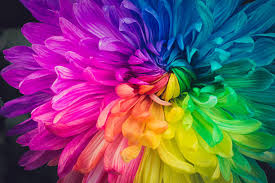
#> input picture Images/Flower.jpeg, 275 x 183 px
$ jupyter execute '05. Histogram Analysis of an  Image.ipynb'
#> lines starting #> are read from the running program, lines starting #| are printed output that depends on the picture
## **Pixel Value Histogram Analysis of an RGB Image**

### 📌 **Problem Description:**

In digital image processing, a **histogram** represents the **frequency distribution of pixel intensity values** in an image. For an 8-bit image, each pixel value can range from 0 to 255. By counting how often each pixel value occurs, we can understand the image's brightness, contrast, and color distribution.

### 📚 **Histogram Theory:**

* A **histogram** is a bar graph where:

  * **X-axis** represents pixel intensity values (0–255),
  * **Y-axis** shows the number of pixels with that intensity.
* For an RGB image:

  * Each channel (R, G, B) has its own histogram.
* Histogram analysis helps understand:

  * **Brightness**: More high values → brighter image.
  * **Contrast**: Wide range of values → high contrast.
  * **Color balance**: Differences between R, G, B distributions.

---

### 🧠 **Example:**

If an image contains:

```text
Red pixel values: [0, 0, 128, 255]
```

Then the red histogram would look like:

```python
pixel_count_r[0] = 2
pixel_count_r[128] = 1
pixel_count_r[255] = 1
```

[cell 1]
import cv2
import numpy as np
import matplotlib.pyplot as plt

def main():

    img_path = "Images/Flower.jpeg"
    img = cv2.imread(img_path)
#> img is the input picture: shape (183, 275, 3); mean B, G, R 108.2, 80.8, 116.6
    # Convert BGR to RGB for correct channel labeling
    img_rgb = cv2.cvtColor(img, cv2.COLOR_BGR2RGB)

    height, width, _= img_rgb.shape
#> height = 183; width = 275
    x=np.arange(0,256,1)

    pixel_count_r= [0]*256
    pixel_count_g= [0]*256
    pixel_count_b= [0]*256

    height=img_rgb.shape[0]
    width=img_rgb.shape[1]

    # Count each channel's pixel value
    for i in range(height):
        for j in range(width):
            pixel_count_r[img_rgb[i,j,0]]+=1
            pixel_count_g[img_rgb[i,j,1]]+=1
            pixel_count_b[img_rgb[i,j,2]]+=1


    # [8 lines of commented-out code are left out]

    print(pixel_count_r)
#> (printed output is left out)
    total_pixels_r = sum(pixel_count_r)
#> total_pixels_r = 50325
    print("Total Pixel Per Chanel: ",total_pixels_r)
#| Total Pixel Per Chanel:  50325

    plt.figure(figsize=(40, 40))
    plt.subplot(3,1,1)
    plt.stem(x,pixel_count_r,label="Red")
    plt.legend()

    plt.subplot(3,1,2)
    plt.plot(pixel_count_g, color='green', label='Green')
    plt.legend()

    plt.subplot(3,1,3)
    plt.plot(pixel_count_b, color='blue', label='Blue')

    plt.legend()
    plt.show()
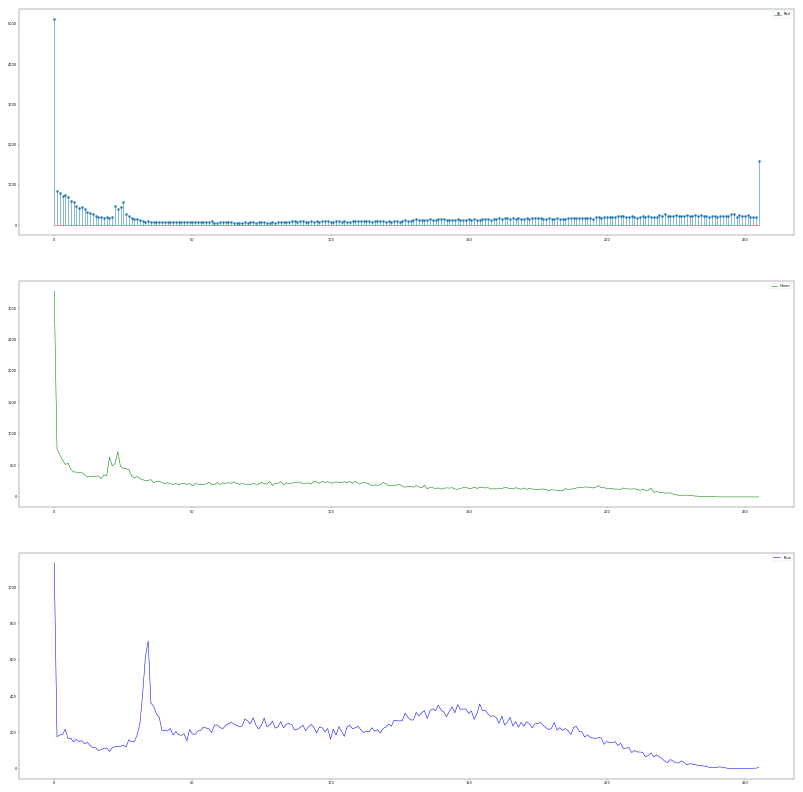
#> figure drawn by matplotlib, 3 panels; panel 1: curve peaks at x = 0, y = 5112; panel 2: curve peaks at x = 0, y = 3269; panel 3: curve peaks at x = 0, y = 1134

if __name__ == '__main__':
    main()
